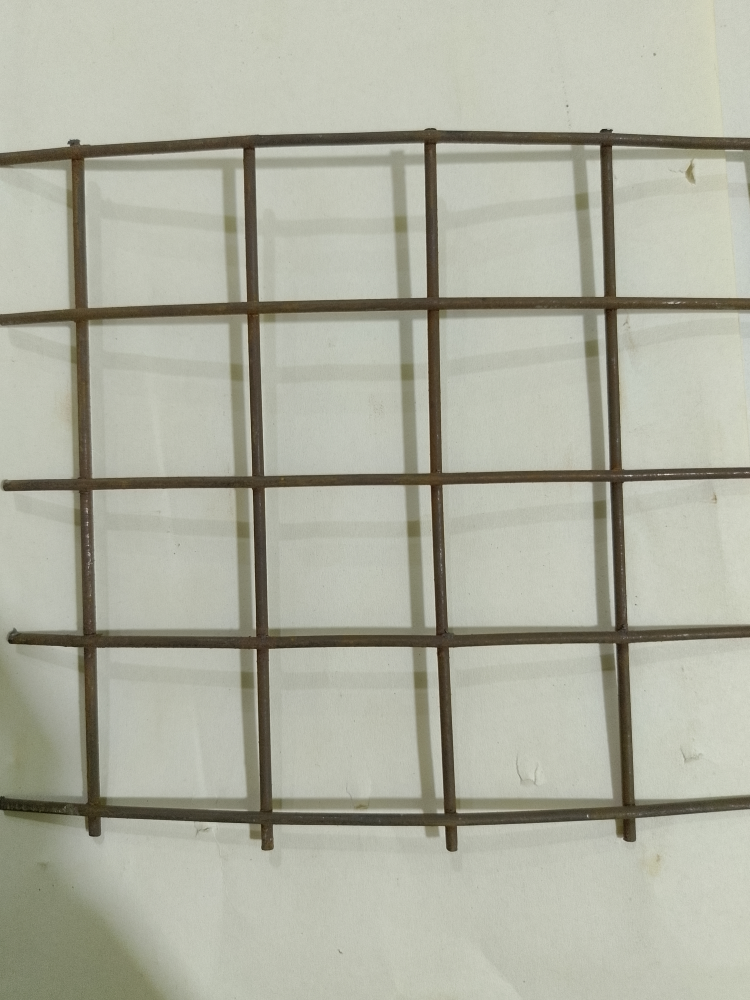
#> input picture Automated Inspection Robot Welded Wire Mesh/04_SOFTWARE/data/input/IMG_20260920_200712.jpg, 3000 x 4000 px (shown at 1/4 size); its folder holds only this picture in this run
$ python -i pipeline_runner.py   (imports and definitions only)
#> lines starting #> are read from the running program, lines starting #| are printed output that depends on the picture; after the words box and inside, x2 and y2 are one past the last pixel; in counts of white or black regions, pixels touching at a corner belong together
#> further down, picture is the input picture: shape (4000, 3000, 3); mean B, G, R 160.7, 175.6, 174.3
"""
Unified Inspection Pipeline Runner for the A1 Mesh Inspection Dashboard.

Executes the complete deterministic inspection engine:
  IMAGE INPUT
      ↓
  IMAGE PREPROCESSING (core.preprocessing)
      ↓
  WIRE / GRID DETECTION (core.wire_detection)
      ↓
  INTERSECTION / WELD-REGION ANALYSIS (core.weld_intersection)
      ↓
  MESH SPACING MEASUREMENT (core.mesh_spacing)
      ↓
  VISION-BASED ANOMALY AGGREGATION
      ↓
  INSPECTION DECISION LOGIC (core.inspection_decision)
      ↓
  CLASSIFICATION: OK / SPACING DEFECT / WELD DEFECT / MULTIPLE DEFECTS / REVIEW

Does NOT duplicate algorithms; calls the existing working core modules directly.
"""

from dataclasses import dataclass, field
from datetime import datetime
from pathlib import Path
from typing import Any, Dict, List, Optional, Tuple, Union

import cv2
import numpy as np

from config.settings import (
    CALIBRATION_CAVEAT_PROVISIONAL,
    CALIBRATION_CAVEAT_UNVALIDATED_ESTIMATE,
    DATA_PROCESSED_DIR,
)
from core.image_loader import ImageInfo, load_image
from core.inspection_decision import InspectionDecision, make_inspection_decision
from core.mesh_spacing import (
    STANDARD_PROFILES,
    MeshSpacingResult,
    ProductSpacingProfile,
    measure_mesh_spacing,
)
from core.preprocessing import PreprocessingResult, preprocess_image
from core.weld_intersection import WeldIntersectionResult, analyze_intersections
from core.wire_detection import WireGridDetectionResult, detect_wire_grid
from dashboard.utils.visualizations import (
    draw_anomaly_heatmap,
    draw_grid_overlay,
    draw_intersection_overlay,
    draw_spacing_visualization,
)


@dataclass
class AnomalyItem:
    """One factual, evidence-backed visual anomaly or review item."""
    id: int
    category: str
    location: str
    evidence: str
    status: str
    coordinates_px: Optional[Tuple[float, float]] = None


@dataclass
class PipelineInspectionResult:
    """Complete, self-contained record of an inspection run."""
    inspection_id: str
    timestamp: str
    source_name: str
    input_source_type: str  # "UPLOAD", "WEBCAM", "NETWORK_CAMERA"
    original_image: np.ndarray
    image_info: ImageInfo
    preprocessing_result: PreprocessingResult
    grayscale_image: np.ndarray
    edge_image: np.ndarray
    wire_result: WireGridDetectionResult
    weld_result: WeldIntersectionResult
    spacing_result: MeshSpacingResult
    decision: InspectionDecision
    final_classification: str  # "OK", "REVIEW", "SPACING DEFECT", "WELD DEFECT", "MULTIPLE DEFECTS"
    anomalies: List[AnomalyItem] = field(default_factory=list)
    # Overlays
    grid_overlay: Optional[np.ndarray] = None
    intersection_overlay: Optional[np.ndarray] = None
    heatmap_overlay: Optional[np.ndarray] = None
    spacing_overlay: Optional[np.ndarray] = None
    rust_area_percentage: float = 0.0
    rust_regions_count: int = 0
    rust_mask: Optional[np.ndarray] = None


class ClassificationInvariantError(RuntimeError):
    """Raised when determine_final_classification() reaches a combination of
    decision fields that the current 5-state taxonomy (OK / SPACING DEFECT /
    WELD DEFECT / MULTIPLE DEFECTS / REVIEW) cannot honestly classify.

    This is a development-time safety net, not an expected runtime path: per
    core.inspection_decision's own logic, final_status == "FAIL" can only be
    set when a spacing tolerance was actually violated (spacing_status ==
    "OUT_OF_TOLERANCE"), so spacing_fail is always True whenever this function
    is asked to classify a FAIL. If this error fires, a change to the FAIL-
    producing logic has broken that invariant - do NOT silently fall back to
    REVIEW, since that would mask a real, undocumented failure mode.
    """


def detect_surface_oxidation(image: np.ndarray) -> Tuple[np.ndarray, float, int]:
    """Estimate rust-like visible surface discoloration from HSV color and edges."""
    if image.ndim == 2:
        bgr = cv2.cvtColor(image, cv2.COLOR_GRAY2BGR)
    elif image.shape[2] == 4:
        bgr = cv2.cvtColor(image, cv2.COLOR_BGRA2BGR)
    else:
        bgr = image

    hsv = cv2.cvtColor(bgr, cv2.COLOR_BGR2HSV)
#> hsv: shape (4000, 3000, 3); mean H, S, V 33.7, 27.7, 176.5
    lower_rust = cv2.inRange(hsv, np.array([0, 70, 45]), np.array([22, 255, 220]))
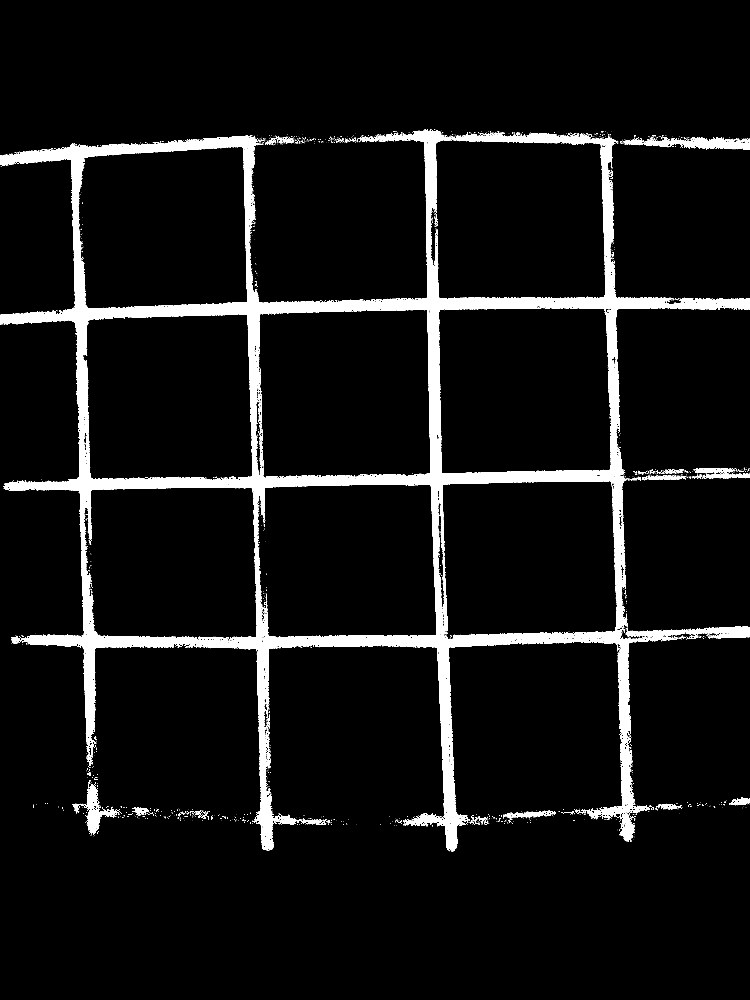
#> lower_rust: shape (4000, 3000) (shown at 1/4 size); 6.6% white; 2605 white regions (2395 under 20 px), largest, box (x1, y1, x2, y2) and area: (0, 518, 3000, 3406) 745389, (2571, 550, 3000, 600) 10698, (336, 3136, 476, 3338) 6779
    upper_rust = cv2.inRange(hsv, np.array([155, 70, 45]), np.array([179, 255, 220]))
#> upper_rust: shape (4000, 3000); every value is 0
    rust_mask = cv2.bitwise_or(lower_rust, upper_rust)
    kernel = cv2.getStructuringElement(cv2.MORPH_ELLIPSE, (7, 7))
    rust_mask = cv2.morphologyEx(rust_mask, cv2.MORPH_CLOSE, kernel)
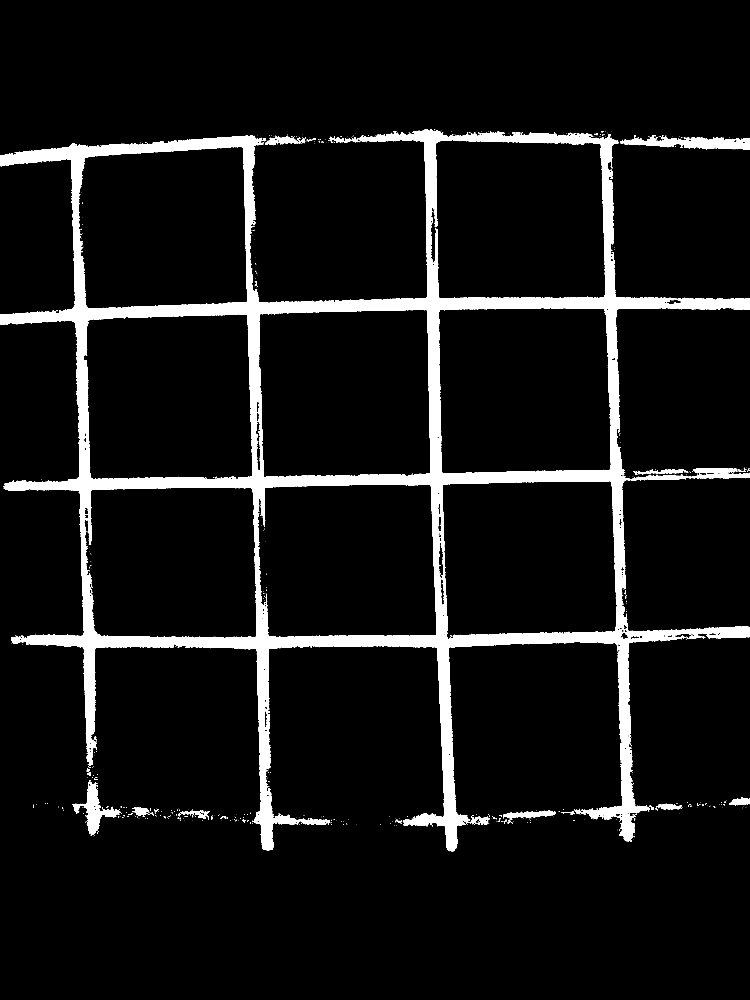
#> rust_mask: shape (4000, 3000) (shown at 1/4 size); 7.5% white; 487 white regions (436 under 20 px), largest, box (x1, y1, x2, y2) and area: (0, 518, 3000, 3406) 851270, (2480, 540, 3000, 600) 16325, (290, 3120, 482, 3342) 11236

    gray = cv2.cvtColor(bgr, cv2.COLOR_BGR2GRAY)
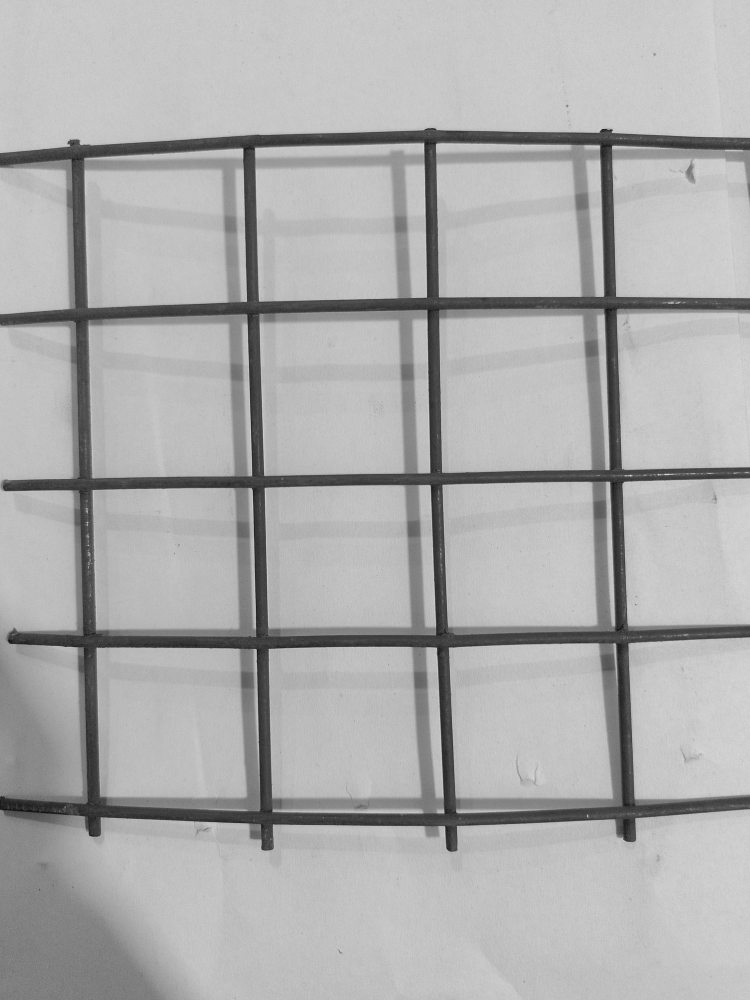
#> gray: shape (4000, 3000) (shown at 1/4 size); min 3, max 248, mean 173.5
    edges = cv2.Canny(cv2.GaussianBlur(gray, (5, 5), 0), 50, 150, apertureSize=3)
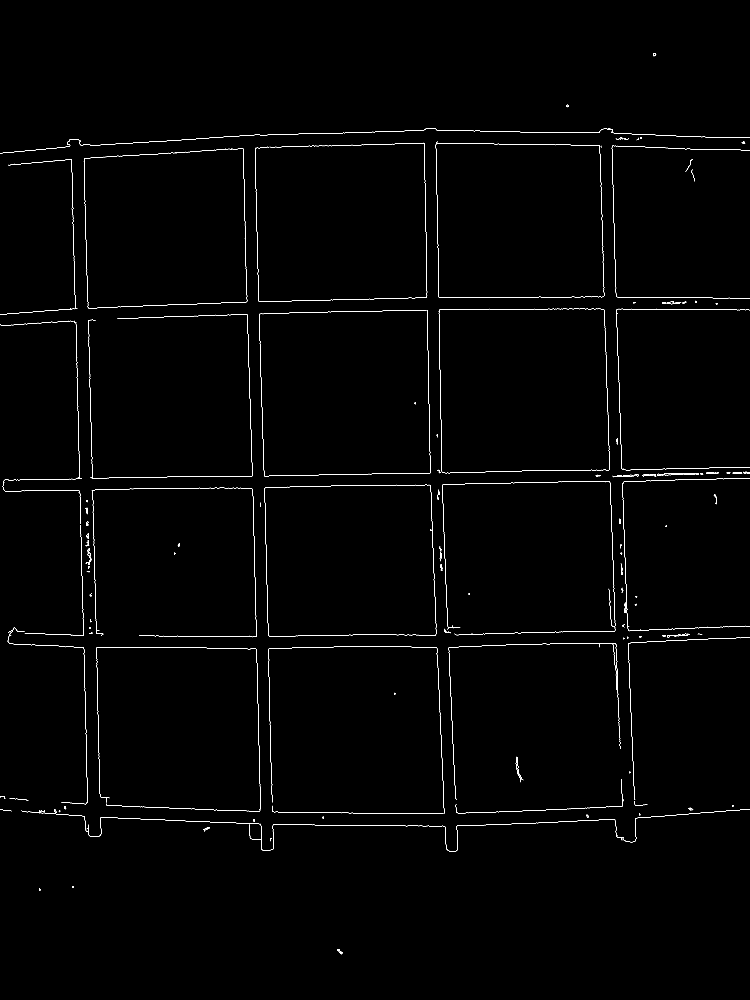
#> edges: shape (4000, 3000) (shown at 1/4 size); 0.45% white in thin lines or dots
    contours, _ = cv2.findContours(rust_mask, cv2.RETR_EXTERNAL, cv2.CHAIN_APPROX_SIMPLE)
#> contours = 431 contours, 396 with area under 20; largest, box (x1, y1, x2, y2) and area: (0, 518, 3000, 3406) 4183787, (2480, 540, 3000, 600) 15745, (290, 3120, 482, 3342) 10833, (2013, 3242, 2222, 3295) 3494, (1060, 543, 1224, 581) 2750
    valid_mask = np.zeros(rust_mask.shape, dtype=np.uint8)
    region_count = 0
    min_area = max(35.0, image.shape[0] * image.shape[1] * 0.0015)
#> min_area = 18000

    for contour in contours:
        area = cv2.contourArea(contour)
        if area < min_area:
            continue
        x, y, width, height = cv2.boundingRect(contour)
        if np.count_nonzero(edges[y:y + height, x:x + width]) < 3 and area <= image.shape[0] * image.shape[1] * 0.01:
            continue
        cv2.drawContours(valid_mask, [contour], -1, 255, thickness=cv2.FILLED)
        region_count += 1
#> this loop made 431 passes
#> (contour, area) on passes 1, 2, 4: ([[2532, 3358]], 0), ([[2534, 3346]], 0), ([[373, 3345]], 0)
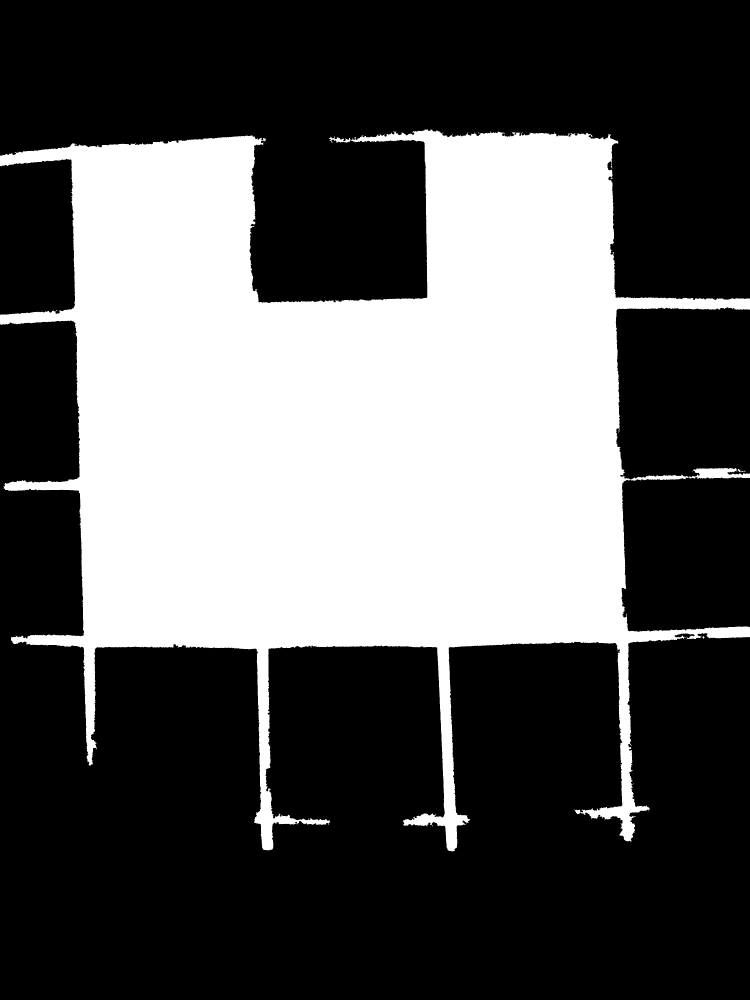
#> valid_mask: shape (4000, 3000) (shown at 1/4 size); 35% white; 1 white region, box (x1, y1, x2, y2) and area: (0, 518, 3000, 3406) 4196724
#> after the loop, region_count = 1

    rust_area_percentage = float(np.count_nonzero(valid_mask)) / valid_mask.size * 100.0
#> rust_area_percentage = 34.97
    return valid_mask, round(rust_area_percentage, 2), region_count


# [256 lines left out: functions determine_final_classification, extract_real_anomalies, run_inspection_pipeline, not called in this run]

>>> import cv2
>>> picture = cv2.imread('../../data/input/IMG_20260920_200712.jpg')
>>> result = detect_surface_oxidation(picture)
